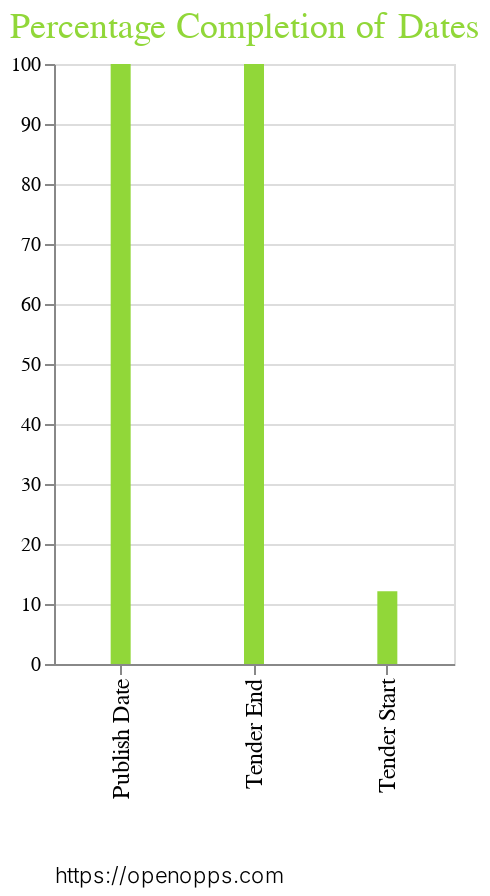

Source (notebook cell):
### Markdown cell above
Output chart

### Code cell
chart = alt.Chart(counts, width=200, height=300, title="Percentage Completion of Dates").mark_bar(color='#91D739', size=10).encode(
            alt.X('Date Field',
            axis=alt.Axis(tickCount=12, title="https://openopps.com", 
            grid=False, 
            labelFont='Helvetica', 
            labelFontSize=12, 
            labelAngle=-90, 
            titleAlign='left',
            titleAnchor='start',
            titleFont='Helvetica',
            titleFontSize= 11,
            titleFontWeight= 300,
            titleX= -0,
            titleY= 100)
                   ),
    
         alt.Y('Percentage of Completion:Q',
               axis=alt.Axis(title="",
               format=".0s",),
        # color='buyer'
                       )        
).configure_title(fontSize=18, anchor='start',
                    color= "#91D739", font='Helvetica', fontWeight=400)


chart

### Figure 1 — Vega-Lite specification as saved in the notebook (floating-point values rounded to 4 significant figures)
{"config": {"view": {"continuousWidth": 400, "continuousHeight": 300}, "title": {"anchor": "start", "color": "#91D739", "font": "Helvetica", "fontSize": 18, "fontWeight": 400}}, "data": {"name": "data-aaf1fbd35b35e649f877e46a0f02a875"}, "mark": {"type": "bar", "color": "#91D739", "size": 10}, "encoding": {"x": {"type": "nominal", "axis": {"grid": false, "labelAngle": -90, "labelFont": "Helvetica", "labelFontSize": 12, "tickCount": 12, "title": "https://openopps.com", "titleAlign": "left", "titleAnchor": "start", "titleFont": "Helvetica", "titleFontSize": 11, "titleFontWeight": 300, "titleX": 0, "titleY": 100}, "field": "Date Field"}, "y": {"type": "quantitative", "axis": {"format": ".0s", "title": ""}, "field": "Percentage of Completion"}}, "height": 300, "title": "Percentage Completion of Dates", "width": 200, "$schema": "https://vega.github.io/schema/vega-lite/v4.8.1.json", "datasets": {"data-aaf1fbd35b35e649f877e46a0f02a875": [{"Date Field": "Publish Date", "Percentage of Completion": 100.0}, {"Date Field": "Tender Start", "Percentage of Completion": 12.11}, {"Date Field": "Tender End", "Percentage of Completion": 100.0}]}}
